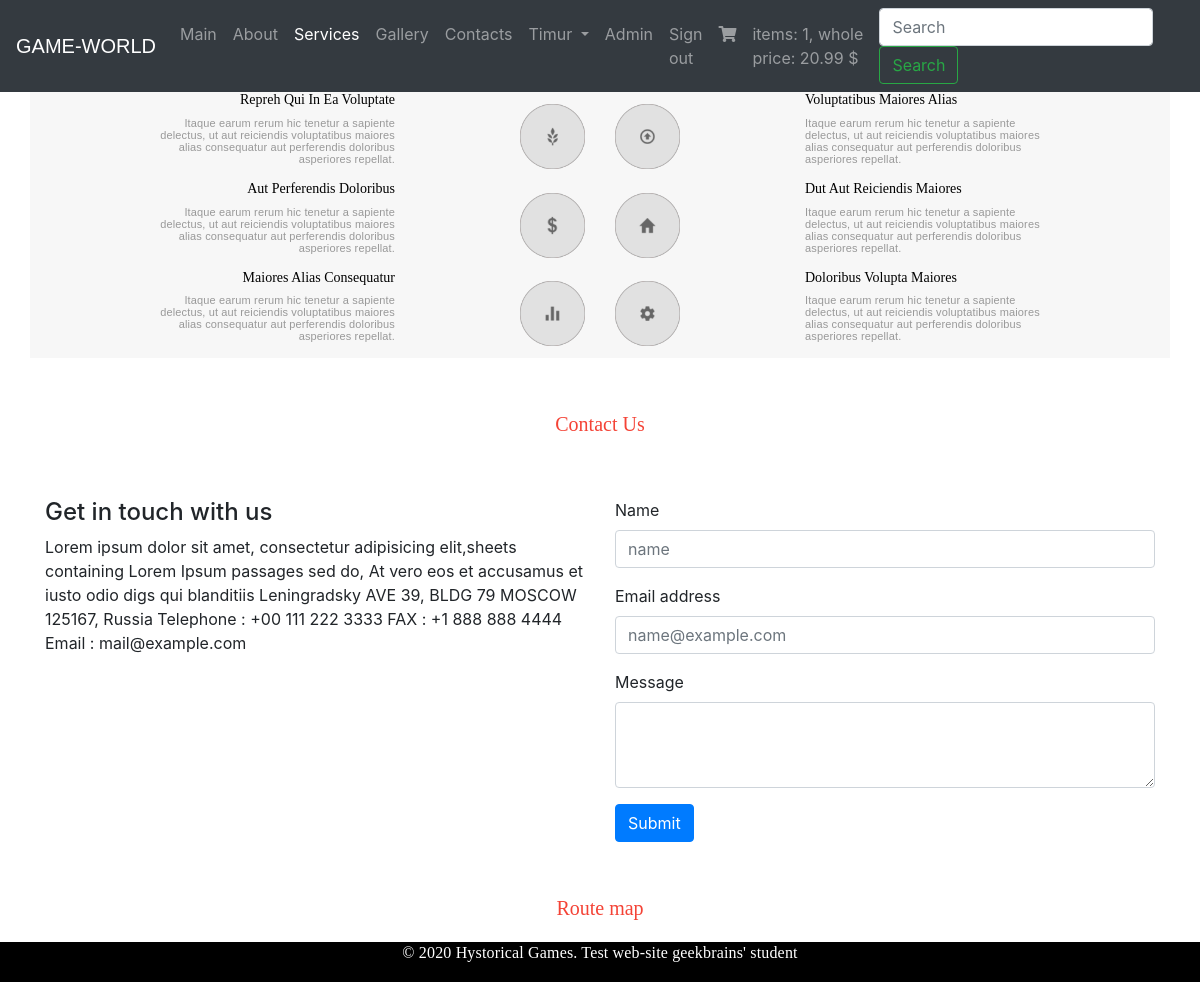
/services/ (signed in), run on the app's committed database.
### authapp/models.py (models this page shows, shortened)
class ShopUser(AbstractUser):
    avatar = models.ImageField(upload_to='users_avatars', blank=True)
    age = models.PositiveSmallIntegerField(verbose_name='age', default=18)
    activation_key = models.CharField(max_length=128, blank=True)
    activation_key_expires = models.DateTimeField(default=(now() + timedelta(hours=48)))

### shopping_cartapp/models.py (models this page shows, shortened)
class ShoppingCart(models.Model):
    user = models.ForeignKey(settings.AUTH_USER_MODEL, on_delete=models.CASCADE, related_name="shopping_cart")
    game = models.ForeignKey(Game, on_delete=models.CASCADE)
    quantity = models.SmallIntegerField(verbose_name="quantity", default=0)
    add_time = models.DateTimeField(verbose_name="add time", auto_now_add=True)
    @property
    def product_cost(self):
        return self.game.price * self.quantity
    @property
    def total_quantity(self):
        _items = ShoppingCart.objects.filter(user=self.user)
        _total_quantity = sum(list(map(lambda x: x.quantity, _items)))
        return _total_quantity
    @property
    def total_cost(self):
        _items = ShoppingCart.objects.filter(user=self.user)
        _total_cost = sum(list(map(lambda x: x.product_cost, _items)))
        return _total_cost

### mainapp/models.py (models this page shows, shortened)
class Game(models.Model):
    type = models.ForeignKey(GameTypes, on_delete=models.CASCADE)
    name = models.CharField(verbose_name="name", max_length=30)
    image = models.ImageField(upload_to="games_images", blank=True)
    short_desc = models.CharField(verbose_name="short description", max_length=70, blank=True)
    description = models.TextField(verbose_name="description", blank=True)
    price = models.DecimalField(verbose_name="price", max_digits=6, decimal_places=2, default=0)
    quantity = models.SmallIntegerField(verbose_name="quantity at warehouse", default=0)
    is_active = models.BooleanField(verbose_name="active", default=True)

### mainapp/views.py (the view)
# urls.py: path('services/', mainapp.ServicesView.as_view(), name='services'),
class ServicesView(TemplateView):
    template_name = 'mainapp/services.html'
    def get_context_data(self, *, object_list=None, **kwargs):
        context = super().get_context_data(**kwargs)
        context['title'] = 'services'
        context['links_menu'] = links_menu
        return context

### mainapp/context_processors.py (called while the page is built)
def shopping_cart(request):
    shopping_cart = []
    if request.user.is_authenticated:
        shopping_cart = ShoppingCart.objects.filter(user=request.user)
    return {
        'shopping_cart':
            shopping_cart,
    }

### mainapp/templates/mainapp/services.html (shortened to what this page needs)
{% extends 'mainapp/base.html'%}
{% load static %}
{% block menu %}
    {% include 'mainapp/includes/inc_main_menu.html' %}
{% endblock %}
{% block services %}
    {% include 'mainapp/includes/inc_services.html' %}
{% endblock %}

### mainapp/templates/mainapp/includes/inc_main_menu.html (shortened to what this page needs)
{% load static %}
<div class="container-fluid">
        <nav class="navbar navbar-expand-lg navbar-dark bg-dark fixed-top">
            <a class="navbar-brand" href="{% url 'main' %}">GAME-WORLD</a>
            <div class="collapse navbar-collapse" id="navbarTogglerDemo02">
                <ul class="navbar-nav mr-auto mt-2 mt-lg-0">
                    {% for item in links_menu %}
                    <li class="nav-item">
                        <a href="{% url item.href %}"
                        {% if request.resolver_match.url_name == item.name or item.name == 'gallery' and title == 'gallery' or item.name == 'gallery' and title == 'games' %}
                            class="nav-link active"
                            {% else %}
                            class="nav-link"
                            {% endif%}>
                            {{ item.name|title }}
                        </a>
                    </li>
                    {% endfor %}
                    {% if user.is_authenticated %}
                    <li class="nav-item">
                    <div class="dropdown">
                        <a href="#" class="nav-link dropdown-toggle" data-toggle="dropdown"
                           id="dropdownMenuButton" aria-haspopup="true" aria-expanded="false">
                            {{ user.first_name|title|default:'User' }}
                        </a>
                        </div>
                    </li>
                    {% endif %}
                    {% if user.is_superuser %}
                    <li class="nav-item">
                        <a href="{% url 'admin:admin' %}" class="nav-link">
                            Admin
                        </a>
                    </li>
                    {% endif %}
                    <li class="nav-item">
                    {% if user.is_authenticated %}
                    <a href="{% url 'auth:logout' %}" class="nav-link">
                        Sign out
                    </a>
                    {% else %}
                    <a href="{% url 'auth:login' %}" class="nav-link">
                        Sigh in
                    </a>
                    {% endif %}
                    </li>
                    <li class="nav-item">
                    <a href="{% url 'shopping_cartapp:shopping_cart' %}" class="nav-link">
                        <i class="fas fa-shopping-cart"></i>
                    </a>
                    </li>
                    {% include 'mainapp/includes/inc_shopping_cart_in_menu.html' %}
                    </ul>
                <form class="form-inline my-2 my-lg-0">
                    <input class="form-control mr-sm-2" type="search" placeholder="Search">
                    <button class="btn btn-outline-success my-2 my-sm-0" type="submit">
                        Search
                    </button>
                </form>
            </div>
        </nav>
</div>

### mainapp/templates/mainapp/includes/inc_shopping_cart_in_menu.html
<span class="nav-link">
                        {% if shopping_cart %}
                            items: {{ shopping_cart.0.total_quantity }},
                            whole price: {{ shopping_cart.0.total_cost }} $
                        {% endif %}
                    </span>

### static/css/style.css (style rules this page uses)
* { margin: 0; padding: 0; }
html, body { height: 100%; }
.navbar-brand { font-family: poppins, sans-serif }

### data on the page
ShopUser: first_name "Timur"
ShoppingCart: user+quantity "1", user+game+quantity "20.99"

### other printed values
{{ item.name|title }} "Main" "About" "Services" "Gallery" "Contacts"
